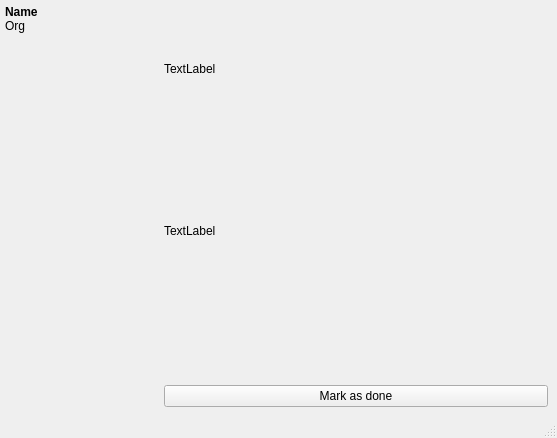
<?xml version="1.0" encoding="UTF-8"?>
<ui version="4.0">
 <class>MainWindow</class>
 <widget class="QMainWindow" name="MainWindow">
  <property name="geometry">
   <rect>
    <x>0</x>
    <y>0</y>
    <width>557</width>
    <height>438</height>
   </rect>
  </property>
  <property name="windowTitle">
   <string>MainWindow</string>
  </property>
  <widget class="QWidget" name="centralwidget">
   <layout class="QGridLayout" name="gridLayout">
    <property name="sizeConstraint">
     <enum>QLayout::SetNoConstraint</enum>
    </property>
    <property name="leftMargin">
     <number>5</number>
    </property>
    <property name="topMargin">
     <number>5</number>
    </property>
    <property name="rightMargin">
     <number>0</number>
    </property>
    <property name="bottomMargin">
     <number>0</number>
    </property>
    <property name="spacing">
     <number>0</number>
    </property>
    <item row="3" column="0">
     <widget class="QScrollArea" name="taskScrollArea">
      <property name="sizePolicy">
       <sizepolicy hsizetype="Maximum" vsizetype="Expanding">
        <horstretch>0</horstretch>
        <verstretch>0</verstretch>
       </sizepolicy>
      </property>
      <property name="minimumSize">
       <size>
        <width>150</width>
        <height>0</height>
       </size>
      </property>
      <property name="frameShape">
       <enum>QFrame::NoFrame</enum>
      </property>
      <property name="widgetResizable">
       <bool>true</bool>
      </property>
      <widget class="QWidget" name="taskScrollContents">
       <property name="geometry">
        <rect>
         <x>0</x>
         <y>0</y>
         <width>150</width>
         <height>335</height>
        </rect>
       </property>
       <layout class="QVBoxLayout" name="verticalLayout">
        <property name="spacing">
         <number>2</number>
        </property>
        <property name="leftMargin">
         <number>0</number>
        </property>
        <property name="topMargin">
         <number>0</number>
        </property>
        <property name="rightMargin">
         <number>0</number>
        </property>
        <property name="bottomMargin">
         <number>0</number>
        </property>
       </layout>
      </widget>
     </widget>
    </item>
    <item row="2" column="0">
     <spacer name="verticalSpacer_2">
      <property name="orientation">
       <enum>Qt::Vertical</enum>
      </property>
      <property name="sizeType">
       <enum>QSizePolicy::Minimum</enum>
      </property>
      <property name="sizeHint" stdset="0">
       <size>
        <width>20</width>
        <height>20</height>
       </size>
      </property>
     </spacer>
    </item>
    <item row="0" column="0">
     <widget class="QLabel" name="nameLabel">
      <property name="maximumSize">
       <size>
        <width>16777215</width>
        <height>50</height>
       </size>
      </property>
      <property name="font">
       <font>
        <weight>75</weight>
        <bold>true</bold>
       </font>
      </property>
      <property name="text">
       <string>Name</string>
      </property>
      <property name="alignment">
       <set>Qt::AlignLeading|Qt::AlignLeft|Qt::AlignTop</set>
      </property>
     </widget>
    </item>
    <item row="3" column="1">
     <widget class="QScrollArea" name="taskInfoScrollArea">
      <property name="frameShape">
       <enum>QFrame::NoFrame</enum>
      </property>
      <property name="frameShadow">
       <enum>QFrame::Plain</enum>
      </property>
      <property name="horizontalScrollBarPolicy">
       <enum>Qt::ScrollBarAlwaysOff</enum>
      </property>
      <property name="sizeAdjustPolicy">
       <enum>QAbstractScrollArea::AdjustToContents</enum>
      </property>
      <property name="widgetResizable">
       <bool>true</bool>
      </property>
      <widget class="QWidget" name="taskInfoScrollContents">
       <property name="geometry">
        <rect>
         <x>0</x>
         <y>0</y>
         <width>402</width>
         <height>335</height>
        </rect>
       </property>
       <layout class="QVBoxLayout" name="verticalLayout_2">
        <item>
         <widget class="QLabel" name="taskTitle">
          <property name="sizePolicy">
           <sizepolicy hsizetype="Preferred" vsizetype="Maximum">
            <horstretch>0</horstretch>
            <verstretch>0</verstretch>
           </sizepolicy>
          </property>
          <property name="text">
           <string>TextLabel</string>
          </property>
         </widget>
        </item>
        <item>
         <widget class="QLabel" name="taskDescription">
          <property name="text">
           <string>TextLabel</string>
          </property>
          <property name="wordWrap">
           <bool>true</bool>
          </property>
         </widget>
        </item>
        <item>
         <widget class="QPushButton" name="markAsDoneButton">
          <property name="text">
           <string>Mark as done</string>
          </property>
         </widget>
        </item>
       </layout>
      </widget>
     </widget>
    </item>
    <item row="1" column="0">
     <widget class="QLabel" name="orgLabel">
      <property name="text">
       <string>Org</string>
      </property>
     </widget>
    </item>
   </layout>
  </widget>
  <widget class="QMenuBar" name="menubar">
   <property name="geometry">
    <rect>
     <x>0</x>
     <y>0</y>
     <width>557</width>
     <height>22</height>
    </rect>
   </property>
  </widget>
  <widget class="QStatusBar" name="statusbar"/>
 </widget>
 <resources/>
 <connections/>
</ui>
